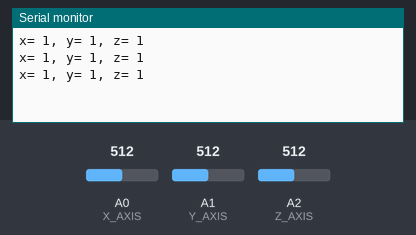
Bench run of a sketch on a simulated Arduino Uno, built with avr-gcc and run on an emulated ATmega328P. Shown: the last lines printed to the serial monitor. Inputs (shaded band) come from the test bench; at power-on: A0 (X_AXIS) = 512, A1 (Y_AXIS) = 512, A2 (Z_AXIS) = 512.

Above: at 1.3 s.
1.4 s: A0 (X_AXIS) set to 716
At 1.9 s:
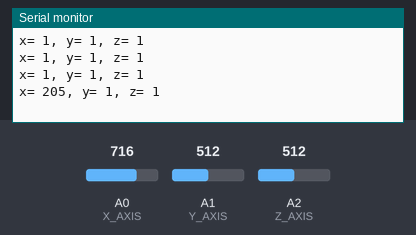
2.9 s: A1 (Y_AXIS) set to 716
At 3.4 s:
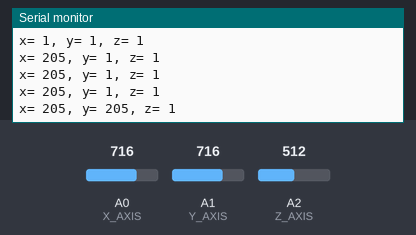
4.4 s: A2 (Z_AXIS) set to 716
At 4.9 s:
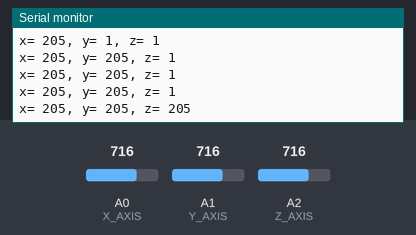
5.9 s: A0 (X_AXIS) set to 900
At 6.4 s:
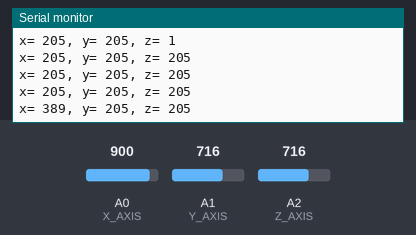
7.4 s: A1 (Y_AXIS) set to 900
At 7.9 s:
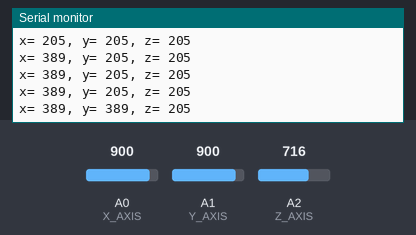
8.9 s: A2 (Z_AXIS) set to 900
At 9.4 s:
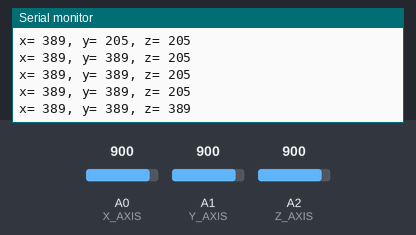
Timing chart, 0 to 11.4 s (numbered marks = the images above; inputs shaded):
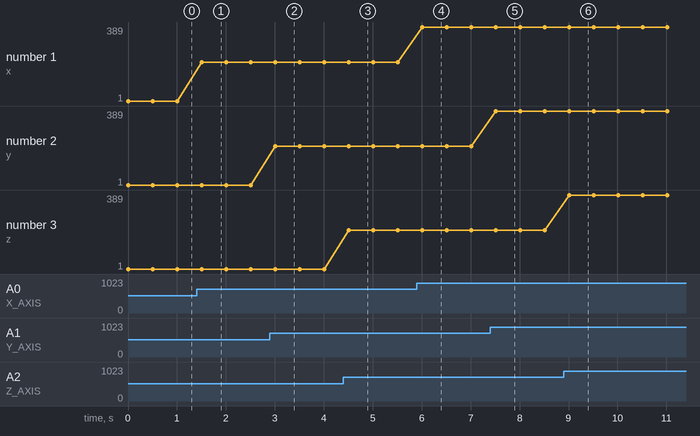

The sketch:

axissensor.ino
```cpp
// 3axis sensor

#define X_AXIS A0 // x軸
#define Y_AXIS A1 // y軸
#define Z_AXIS A2 // z軸

// 1G = 1v
// 0G = 2.5v
// offset = 1023/2

int axis[3]; // 加速度センサー値
char string[64]; // 出力文字列

void setup() {
  Serial.begin(9600);

  // 加速度センサーのピンを入力に設定
  pinMode(X_AXIS, INPUT);
  pinMode(Y_AXIS, INPUT);
  pinMode(Z_AXIS, INPUT);
}

void loop() {
  // 入力値を取得し、オフセットを引いておく
  axis[0] = analogRead(X_AXIS) - 511;
  axis[1] = analogRead(Y_AXIS) - 511;
  axis[2] = analogRead(Z_AXIS) - 511;

  sprintf(string, "x= %d, y= %d, z= %d", axis[0], axis[1], axis[2]);
  Serial.println(string);

  delay(500);
}
```

Measured:
- after the input at 1.4 s, the serial monitor: prints a new line after 0.10 s (image 1)
- after the input at 2.9 s, the serial monitor: prints a new line after 0.10 s (image 2)
- after the input at 4.4 s, the serial monitor: prints a new line after 0.11 s (image 3)
- after the input at 5.9 s, the serial monitor: prints a new line after 0.11 s (image 4)
- after the input at 7.4 s, the serial monitor: prints a new line after 0.11 s (image 5)
- after the input at 8.9 s, the serial monitor: prints a new line after 0.11 s (image 6)
- plotted number 1: 1 → 205 after the input at 1.4 s, 205 → 389 after the input at 5.9 s
